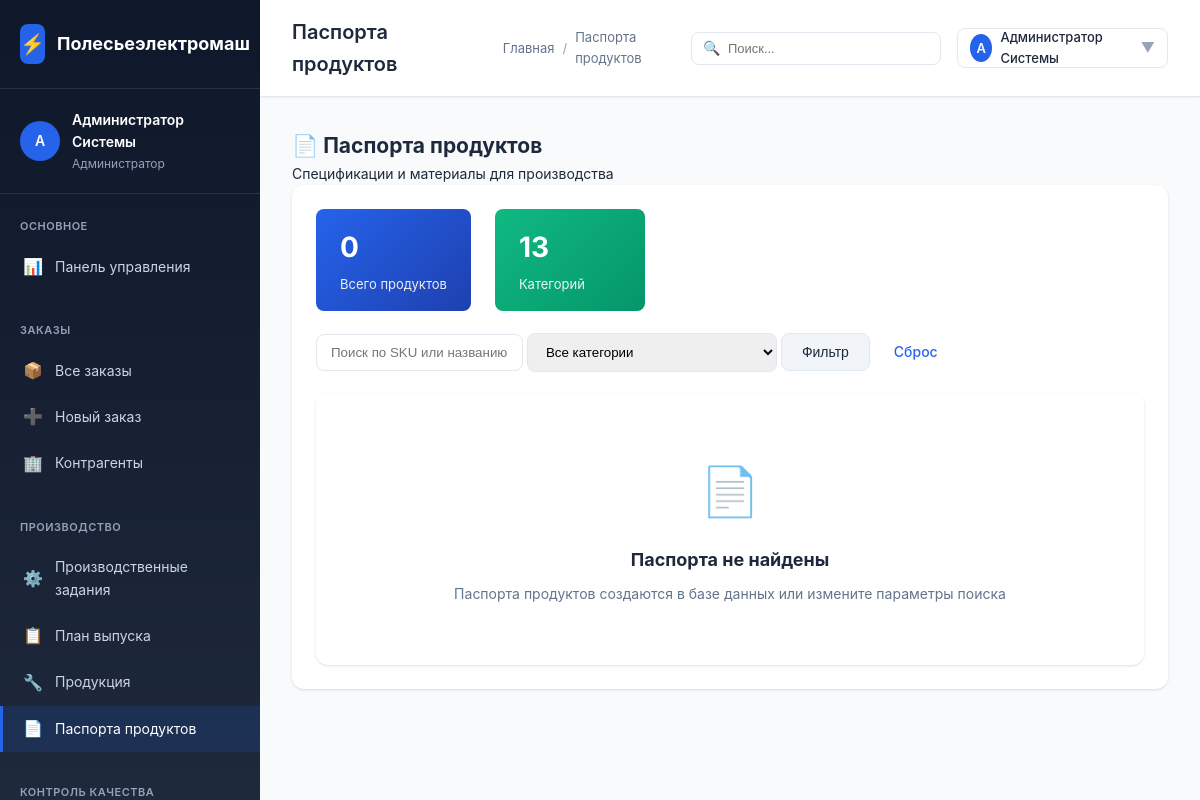
Before: /polesie/modules/products/passports.php?category=SWITCH_VRU (signed in) with the older database file.
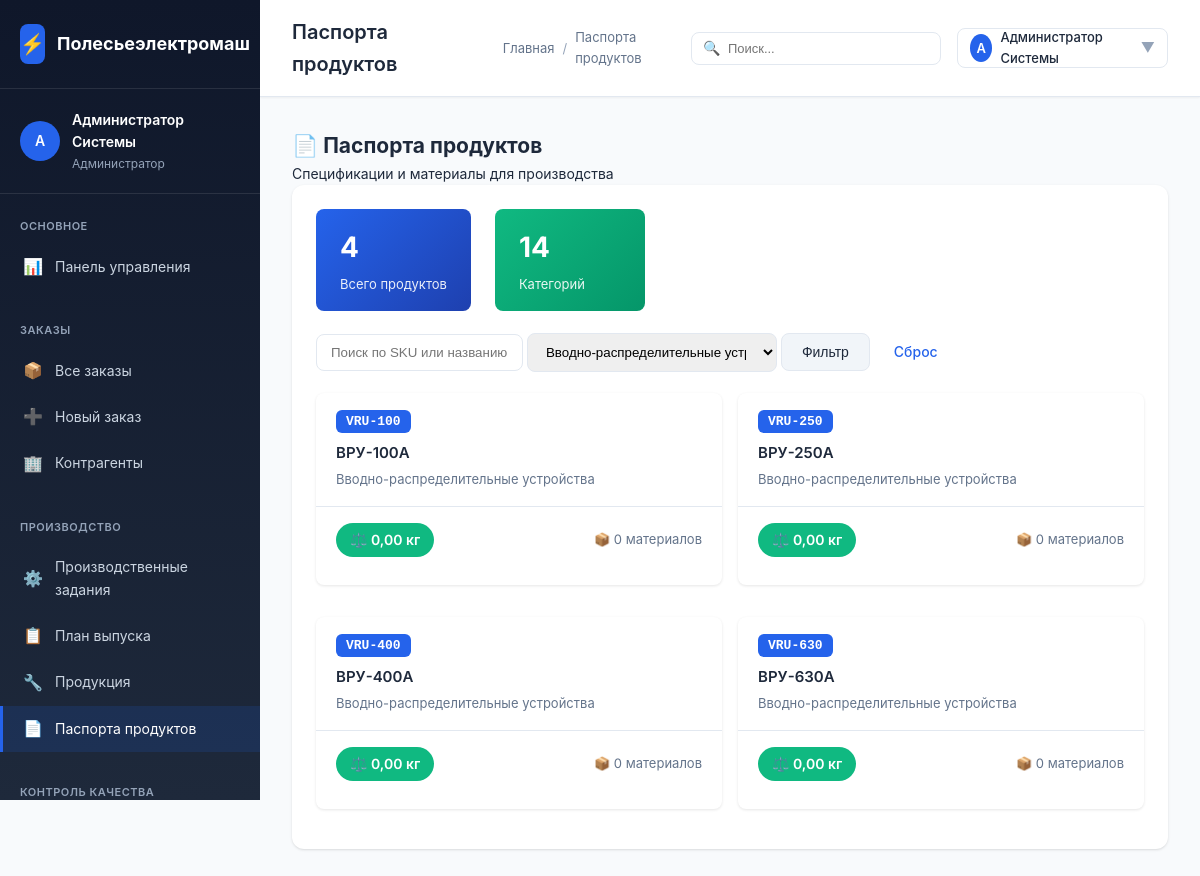
After: the same page with the newer database file.
### tables this page shows
CREATE TABLE `users` (
  `id` INT AUTO_INCREMENT PRIMARY KEY,
  `username` VARCHAR(50) NOT NULL UNIQUE,
  `password_hash` VARCHAR(255) NOT NULL,
  `full_name` VARCHAR(100) NOT NULL,
  `email` VARCHAR(100),
  `role_id` INT,
  `is_active` BOOLEAN DEFAULT TRUE,
  `created_at` TIMESTAMP DEFAULT CURRENT_TIMESTAMP,
  CONSTRAINT `fk_users_role` FOREIGN KEY (`role_id`) REFERENCES `user_roles`(`id`) ON DELETE SET NULL
);

CREATE TABLE `user_roles` (
  `id` INT AUTO_INCREMENT PRIMARY KEY,
  `name` VARCHAR(100) NOT NULL,
  `code` VARCHAR(50) NOT NULL UNIQUE,
  `description` TEXT,
  `permissions` JSON
);

CREATE TABLE `products` (
  `id` INT AUTO_INCREMENT PRIMARY KEY,
  `article` VARCHAR(50) NOT NULL UNIQUE,
  `name` VARCHAR(200) NOT NULL,
  `category_id` INT,
  `base_unit_id` INT,
  `specifications` JSON,
  `image` VARCHAR(255),
  `base_price` DECIMAL(15,2),
  `currency` CHAR(3) DEFAULT 'BYN',
  `is_active` BOOLEAN DEFAULT TRUE,
  `created_at` TIMESTAMP DEFAULT CURRENT_TIMESTAMP,
  CONSTRAINT `fk_prod_category` FOREIGN KEY (`category_id`) REFERENCES `product_categories`(`id`) ON DELETE SET NULL,
  CONSTRAINT `fk_prod_unit` FOREIGN KEY (`base_unit_id`) REFERENCES `base_units`(`id`) ON DELETE SET NULL
);

CREATE TABLE `product_categories` (
  `id` INT AUTO_INCREMENT PRIMARY KEY,
  `parent_id` INT,
  `name` VARCHAR(100) NOT NULL,
  `name_ru` VARCHAR(100),
  `code` VARCHAR(50) UNIQUE,
  `description` TEXT,
  CONSTRAINT `fk_prod_cat_parent` FOREIGN KEY (`parent_id`) REFERENCES `product_categories`(`id`) ON DELETE CASCADE
);

### polesie/config/config.php (called while the page is built, shortened)
<?php
function getDbConnection() {
    static $pdo = null;
    if ($pdo === null) {
        try {
            $dsn = "mysql:host=" . DB_HOST . ";dbname=" . DB_NAME . ";charset=" . DB_CHARSET;
            $options = [
                PDO::ATTR_ERRMODE => PDO::ERRMODE_EXCEPTION,
                PDO::ATTR_DEFAULT_FETCH_MODE => PDO::FETCH_ASSOC,
                PDO::ATTR_EMULATE_PREPARES => false,
            ];
            $pdo = new PDO($dsn, DB_USER, DB_PASS, $options);
        } catch (PDOException $e) {
            die("Ошибка подключения к базе данных: " . $e->getMessage());
        }
    }
    return $pdo;
}
function e($string) {
    return htmlspecialchars($string ?? '', ENT_QUOTES, 'UTF-8');
}
function getCurrentUser() {
    static $user = null;
    if ($user === null) {
        $pdo = getDbConnection();
        $stmt = $pdo->prepare("
            SELECT u.*, r.code as role_code, r.name as role_name
            FROM users u
            JOIN user_roles r ON u.role_id = r.id
            WHERE u.id = ? AND u.is_active = TRUE
        ");
        $stmt->execute([$_SESSION['user_id']]);
        $user = $stmt->fetch();
    }
    return $user;
}
function asset($path) {
    $path = ltrim($path, '/');
    return APP_URL . '/' . $path;
}

### polesie/modules/products/passports.php (the view, shortened to what the rows shown need)
<?php
require_once __DIR__ . '/../../config/config.php';
$user = getCurrentUser();
$pdo = getDbConnection();
$pageTitle = 'Паспорта продуктов';
$categoryFilter = $_GET['category'] ?? '';
$query = "
    SELECT
        pp.id as passport_id,
        p.id as product_id,
        p.article as sku,
        p.name as product_name,
        pc.name as category_name,
        pc.code as category_code,
        pp.total_weight_kg,
        pp.warranty_months,
        pp.is_serial_tracked,
        pp.production_notes,
        pp.quality_requirements,
        p.specifications
    FROM products p
    LEFT JOIN product_passports pp ON pp.product_id = p.id
    LEFT JOIN product_categories pc ON p.category_id = pc.id
    WHERE p.is_active = TRUE
";
$params = [];
if ($categoryFilter) {
    $query .= " AND pc.code = :category";
    $params[':category'] = $categoryFilter;
}
$query .= " ORDER BY pc.name, p.name";
$stmt = $pdo->prepare($query);
$stmt->execute($params);
$passports = $stmt->fetchAll();
?>
<!DOCTYPE html>
<html lang="ru">
<head>
    <link rel="stylesheet" href="<?= asset('assets/css/style.css') ?>">
</head>
<body>
    <div class="app-container">
        <?php include BASE_PATH . '/includes/sidebar.php'; ?>
        <div class="main-content">
            <?php include BASE_PATH . '/includes/topbar.php'; ?>
            <div class="content-area">
                <div class="content">
                    <div class="page-header">
                        <div class="page-header-title">
                            <h2>📄 Паспорта продуктов</h2>
                        </div>
                    </div>
                    <div class="card">
                        <div class="card-body">
                            <div style="margin-top: 20px;">
                                <?php if (empty($passports)): ?>
                                    <div class="empty-state">
                                        <div class="empty-state-icon">📄</div>
                                        <h3>Паспорта не найдены</h3>
                                        <p>Паспорта продуктов создаются в базе данных или измените параметры поиска</p>
                                    </div>
                                <?php else: ?>
                                    <div style="display: grid; grid-template-columns: repeat(auto-fill, minmax(350px, 1fr)); gap: 16px;">
                                        <?php foreach ($passports as $index => $passport): ?>
                                            <?php
                                            $matStmt = $pdo->prepare("
                                                SELECT
                                                    ppm.quantity,
                                                    ppm.unit,
                                                    m.code as material_code,
                                                    m.name_full as material_name,
                                                    mc.name as material_category
                                                FROM product_passport_materials ppm
                                                JOIN materials m ON ppm.material_id = m.id
                                                LEFT JOIN material_categories mc ON m.category_id = mc.id
                                                WHERE ppm.passport_id = :passport_id
                                                ORDER BY ppm.sort_order, m.name_full
                                            ");
                                            $matStmt->execute([':passport_id' => $passport['passport_id']]);
                                            $materials = $matStmt->fetchAll();
                                            ?>
                                            <div class="passport-card" data-passport-id="<?= $passport['passport_id'] ?>" onclick="openPassportModal(this)">
                                                <div class="passport-card-header">
                                                    <div>
                                                        <span class="passport-sku"><?= e($passport['sku']) ?></span>
                                                        <div class="passport-title"><?= e($passport['product_name']) ?></div>
                                                        <div class="passport-category"><?= e($passport['category_name'] ?? 'Без категории') ?></div>
                                                    </div>
                                                </div>
                                                <div class="passport-card-body">
                                                    <div style="display: flex; justify-content: space-between; align-items: center;">
                                                        <span class="weight-badge">⚖️ <?= number_format($passport['total_weight_kg'] ?? 0, 2, ',', ' ') ?> кг</span>
                                                        <span style="font-size: 13px; color: var(--text-secondary);">
                                                            📦 <?= count($materials) ?> материалов
                                                        </span>
                                                    </div>
                                                </div>
                                            </div>
                                        <?php endforeach; ?>
                                    </div>
                                <?php endif; ?>
                            </div>
                        </div>
                    </div>
                </div>
            </div>
        </div>
    </div>
</body>
</html>

### polesie/includes/sidebar.php (shortened to what the rows shown need)
<div class="sidebar">
    <div class="sidebar-user">
        <div class="sidebar-user-info">
            <div class="sidebar-user-avatar">
                <?= mb_substr($user['full_name'], 0, 1) ?>
            </div>
            <div class="sidebar-user-details">
                <div class="sidebar-user-name"><?= e($user['full_name']) ?></div>
                <div class="sidebar-user-role"><?= e($user['role_name']) ?></div>
            </div>
        </div>
    </div>
</div>

### polesie/includes/topbar.php (shortened to what the rows shown need)
<div class="topbar">
    <div class="topbar-left">
        <h1 class="topbar-title"><?= e($pageTitle) ?></h1>
    </div>
    <div class="topbar-right">
        <div style="position: relative;">
            <div class="topbar-action" onclick="toggleProfileMenu()" style="width: auto; padding: 8px 12px; gap: 8px;">
                <div style="width: 28px; height: 28px; background: var(--primary-color); border-radius: 50%; display: flex; align-items: center; justify-content: center; color: white; font-size: 13px; font-weight: 600;">
                    <?= mb_substr($user['full_name'], 0, 1) ?>
                </div>
                <span style="font-size: 13px; font-weight: 500;"><?= e($user['full_name']) ?></span>
                <span style="color: var(--text-muted);">▼</span>
            </div>
        </div>
    </div>
</div>

Changed rows visible on the page:
now on this page (row edited): products: article "VRU-100", name "ВРУ-100А", category.name "Вводно-распределительные устройства", total_weight_kg "0,00", count($materials) "0"
now on this page (row edited): products: article "VRU-250", name "ВРУ-250А", category.name "Вводно-распределительные устройства", total_weight_kg "0,00", count($materials) "0"
now on this page (row edited): products: article "VRU-400", name "ВРУ-400А", category.name "Вводно-распределительные устройства", total_weight_kg "0,00", count($materials) "0"
now on this page (row edited): products: article "VRU-630", name "ВРУ-630А", category.name "Вводно-распределительные устройства", total_weight_kg "0,00", count($materials) "0"
Other visible differences:
$totalProducts: "0" → "4"
count($categories): "13" → "14"
form field category: "Все категории" → "Вводно-распределительные устройства"
text no longer shown: "📄 Паспорта не найдены Паспорта продуктов создаются в базе данных или измените параметры поиска"
